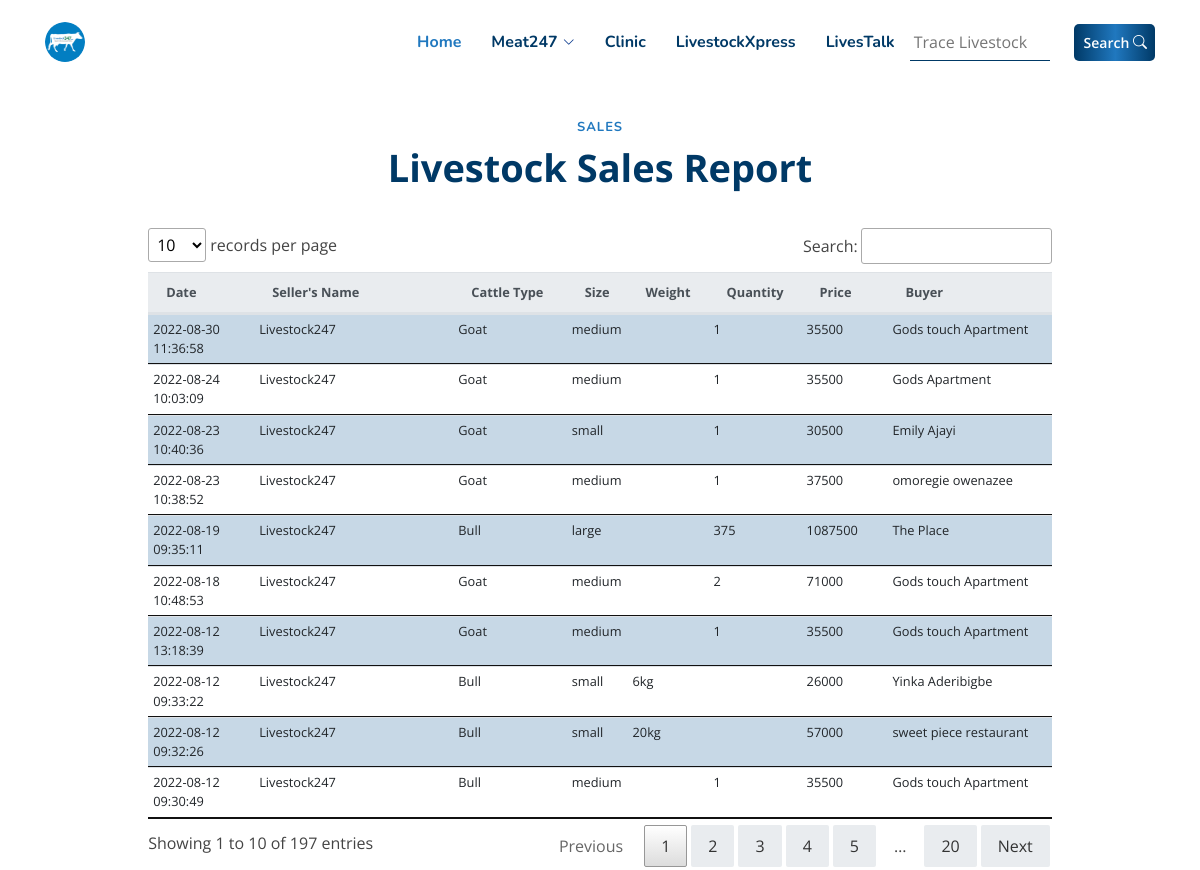
Page /index.php/livestock247/livestock_sales_report on the committed database.
### tables this page shows
CREATE TABLE `livestock_sales` (
  `id` int(11) NOT NULL AUTO_INCREMENT,
  `merchant` varchar(100) NOT NULL,
  `cattle_type` varchar(100) NOT NULL,
  `cattle_size` varchar(100) NOT NULL,
  `price` varchar(100) NOT NULL,
  `buyer` varchar(100) NOT NULL,
  `date` timestamp NOT NULL DEFAULT CURRENT_TIMESTAMP,
  `cattle_weight` varchar(100) DEFAULT NULL,
  `quantity` varchar(100) DEFAULT NULL,
  `facilitator` varchar(255) DEFAULT NULL,
  `location` varchar(255) DEFAULT NULL,
  `feedback` text,
  PRIMARY KEY (`id`)
);

### application/controllers/Livestock247.php (called while the page is built, shortened)
<?php
class Livestock247 extends CI_Controller {
    public function __construct()
    {
		$this->load->helper(array('form', 'url'));
		$this->load->library('form_validation');
		$this->load->library('session');
		$this->load->database();
        $this->load->model('sales_model');
        $this->load->model('news_model');
        $this->load->library('pagination');
    }
public function livestock_sales_report(){
    $this->load->view('includes/head');
    $this->load->view('includes/header');
    $this->load->model('Sales_model');
    $this->load->database();
    $this->load->helper('url');
    $this->load->helper('date');
    $this->load->library('pagination');
    $this->load->library('table');
    $this->load->library('calendar');
    $data['s'] = $this->Sales_model->sales_report();
    $this->load->view('livestock_sales_report.php', $data);
    }
}

### index.php (called while the page is built, shortened)
<?php
require_once BASEPATH.'core/CodeIgniter.php';

### application/models/Sales_model.php (called while the page is built, shortened)
<?php
class Sales_model extends CI_Model
{
	public function sales_report(){
		$this->db->select('*');
		$this->db->from('livestock_sales');
		$query=$this->db->get();
		return $query;
	}
}

### application/views/livestock_sales_report.php (the view, shortened to what this page needs)
<main id="main">
	<section id="values" class="values">
	</section>
	<section id="values" class="values">
	</section>
<div class="container">
	<header class="section-header">
		<h2>Sales</h2>
		<p>Livestock Sales Report</p>
	</header>
<div class="row">
	<div class="col-md-1">
	</div>
<div class="col-md-10">
					<table class="table table-striped"  id="dataTable" >
						<thead class="thead-light">
						<tr class="small">
							<th >
								Date
							</th>
							<th>
								Seller's Name
							</th>
							<th>Cattle Type</th>
							<th>Size</th>
							<th>Weight</th>
							<th>Quantity</th>
							<th>Price</th>
							<th>Buyer</th>
						</tr>
						</thead>
						<tbody>
						<?php
						foreach ($s->result() as $row) {
							?>
							<tr>
								<td class="small"><?php echo $row->date;?></td>
								<td class="small"><?php echo $row->merchant;?></td>
								<td class="small"><?php echo $row->cattle_type;?></td>
								<td class="small"><?php echo $row->cattle_size;?></td>
									<td class="small"><?php echo $row->cattle_weight;?></td>
										<td class="small"><?php echo $row->quantity;?></td>
										<td class="small"><?php echo $row->price;?></td>
											<td class="small"><?php echo $row->buyer;?></td>
							</tr>
						<?php }
						?>
						</tbody>
					</table>
				</div>
			</div>
</div>
</main>

### application/views/includes/head.php (shortened to what this page needs)
<!DOCTYPE html>
<html lang="en">
<head>
	<link href="https://cdnjs.cloudflare.com/ajax/libs/font-awesome/4.7.0/css/font-awesome.min.css" rel="stylesheet">
	<link href="<?php echo base_url('assets/css/font-awesome.min.css')?>" rel="stylesheet">
	<link href="<?php echo base_url('assets/vendor/bootstrap/css/bootstrap.min.css')?>" rel="stylesheet">
	<link href="<?php echo base_url('assets/css/bootstrap.min.css')?>" rel="stylesheet">
	<link rel="stylesheet" href="https://maxcdn.bootstrapcdn.com/bootstrap/4.0.0/css/bootstrap.min.css">
	<link href="<?php echo base_url('assets/vendor/bootstrap-icons/bootstrap-icons.css')?>" rel="stylesheet">
	<link href="<?php echo base_url('assets/vendor/aos/aos.css')?>" rel="stylesheet">
	<link href="<?php echo base_url('assets/vendor/remixicon/remixicon.css')?>" rel="stylesheet">
	<link href="<?php echo base_url('assets/vendor/swiper/swiper-bundle.min.css')?>" rel="stylesheet">
	<link href="<?php echo base_url('assets/vendor/glightbox/css/glightbox.min.css')?>" rel="stylesheet">    <link rel="stylesheet" href="<?php echo base_url('assets/css/bootstrap.min.css')?>">
	<link href="<?php echo base_url('assets/css/index.css')?>" rel="stylesheet">
	<link href="<?php echo base_url('assets/css/custom.css')?>" rel="stylesheet">
	<link href="<?php echo base_url('assets/css/style.css')?>" rel="stylesheet">
	<link href="<?php echo base_url('assets/admin/DataTables/DataTables-1.10.23/css/dataTables.jqueryui.css'); ?>" rel="stylesheet">
</head>
<body>
</body>
</html>

### application/views/includes/header.php (shortened to what this page needs)
<header id="header" class="header fixed-top">
	<div class="container-fluid container-xl d-flex align-items-center justify-content-between">
		<a href="<?php echo site_url();?>" class="logo d-flex align-items-center">
			<img src="<?php echo base_url('assets/images/cow-logo.png') ?>"  alt="">
		</a>
		<nav id="navbar" class="navbar">
			<ul>
				<li><a class="nav-link scrollto active" href="<?php echo site_url();?>">Home</a></li>
				<li class="dropdown"><a href=""><span>Meat247</span> <i class="bi bi-chevron-down"></i></a>
				</li>
				<li><a class="nav-link scrollto" href="https://livestock247.com/clinic">Clinic</a></li>
				<li><a class="nav-link scrollto" href="https://livestock247.com/xpress">LivestockXpress</a></li>
				<li><a class="nav-link scrollto" href="https://livestock247.com/livestalk">LivesTalk</a></li>
				<li>
					<form class="form-inline" action="" method="" target="_blank" id="lnk">
						<div class="input-group">
							<input type="text"   name="userInput" id="userInput"  title="Trace livestock with your animal ID" placeholder=" Trace Livestock" >
							<div class="input-group-append">
								<button  class="get_started" type="submit" aria-hidden="true"  onclick="track()"  >
									Search
									<i class="bi bi-search"></i>
								</button>
							</div>
						</div>
					</form>
				</li>
			</ul>
		</nav>
	</div>
</header>

### assets/css/index.css (style rules this page uses)
* { padding: 0px; margin: 0px; }
html { overflow-x: hidden !important; }
.container { padding: 0 16px; }
.container::after, .row::after { content: ""; clear: both; display: table; }

### assets/css/custom.css (style rules this page uses)
.row:after { content: ""; display: table; clear: both; }

### assets/css/style.css (style rules this page uses)
:root { scroll-behavior: smooth; }
body { font-family: "Open Sans", sans-serif; color: #444444; }
a { color: #003966; text-decoration: none; }
h1, h2, h3, h4, h5, h6 { font-family: "Nunito", sans-serif; }
section { padding: 30px 0; overflow: hidden; }
.section-header { text-align: center; padding-bottom: 40px; }
.section-header h2 { font-size: 13px; letter-spacing: 1px; font-weight: 700; margin: 0; color: #2078BF; text-transform: uppercase; }
.section-header p { margin: 10px 0 0 0; padding: 0; font-size: 38px; line-height: 42px; font-weight: 700; color: #012970; }
.header { transition: all 0.5s; z-index: 997; padding: 20px 0; }
.header .logo { line-height: 0; }
.header .logo img { max-height: 40px; margin-right: 6px; }
.navbar { padding: 0; }
.navbar ul { margin: 0; padding: 0; display: flex; list-style: none; align-items: center; }
.navbar li { position: relative; }
.navbar a, .navbar a:focus { display: flex; align-items: center; justify-content: space-between; padding: 10px 0 10px 30px; font-family: "Nunito", sans-serif; font-size: 16px; font-weight: 700; color: #013289; white-space: nowrap; transition: 0.3s; }
.navbar a i, .navbar a:focus i { font-size: 12px; line-height: 0; margin-left: 5px; }
.navbar a:hover, .navbar .active, .navbar .active:focus, .navbar li:hover > a { color: #2078BF; }
.row { display: -ms-flexbox; display: flex; -ms-flex-wrap: wrap; flex-wrap: wrap; padding: 0 4px; }
li > a > span, li > a.nav-link { color: #003966; }
.active { color: #2078BF !important; }
button { outline:0 !important; padding: 15px !important; }
.bi-search { color:#003966; }
.input-group { margin-left:15px; }
#userInput { background:transparent; color:#003867; border:0; border-bottom:1px solid #003966; width:140px; }
.logo > img { border-radius:100%; }
.section-header > h2 { color:#2078BF !important; }
.section-header > p { color:#003966 !important; text-align:center; }
.content h2, p { text-align: justify; }
.get_started { margin-left: 25px; border-radius: 5px; padding: 8px 8px 8px 10px !important; white-space: nowrap; outline:none; border:none; color: #fff; transition: 0.3s; font-size: 14px; font-weight: 600; background: -webkit-linear-gradient( 90deg , #003966 0%, #2078BF 51%, #003966 100%) !important; background: -moz-linear-gradient( 90deg, #003966 0%, #2078BF 51%, #003966 100%) !important; background: -o-linear-gradient(90deg, #003966 0%, #2078BF 51%, #003966 100%) !important; background: linear-gradient( 90deg , #003966 0%, #2078BF 51%, #003966 100%) !important; }
.get_started > i { color: #fff; }
table { width:100% !important; }
.table-striped tbody tr td { padding: 5px !important; }
.table-striped tbody tr:nth-of-type(odd) { background: rgba(32,120,191,0.2); }

### rows in the picture
livestock_sales: date "2022-08-12 09:30:49", merchant "Livestock247", cattle_type "Bull", cattle_size "medium", quantity "1", price "35500", buyer "Gods touch Apartment"
livestock_sales: date "2022-08-12 09:32:26", merchant "Livestock247", cattle_type "Bull", cattle_size "small", cattle_weight "20kg", price "57000", buyer "sweet piece restaurant"
livestock_sales: date "2022-08-12 09:33:22", merchant "Livestock247", cattle_type "Bull", cattle_size "small", cattle_weight "6kg", price "26000", buyer "Yinka Aderibigbe"
livestock_sales: date "2022-08-12 13:18:39", merchant "Livestock247", cattle_type "Goat", cattle_size "medium", quantity "1", price "35500", buyer "Gods touch Apartment"
livestock_sales: date "2022-08-18 10:48:53", merchant "Livestock247", cattle_type "Goat", cattle_size "medium", quantity "2", price "71000", buyer "Gods touch Apartment"
livestock_sales: date "2022-08-19 09:35:11", merchant "Livestock247", cattle_type "Bull", cattle_size "large", quantity "375", price "1087500", buyer "The Place"
livestock_sales: date "2022-08-23 10:38:52", merchant "Livestock247", cattle_type "Goat", cattle_size "medium", quantity "1", price "37500", buyer "omoregie owenazee"
livestock_sales: date "2022-08-23 10:40:36", merchant "Livestock247", cattle_type "Goat", cattle_size "small", quantity "1", price "30500", buyer "Emily Ajayi"
livestock_sales: date "2022-08-24 10:03:09", merchant "Livestock247", cattle_type "Goat", cattle_size "medium", quantity "1", price "35500", buyer "Gods Apartment"
livestock_sales: date "2022-08-30 11:36:58", merchant "Livestock247", cattle_type "Goat", cattle_size "medium", quantity "1", price "35500", buyer "Gods touch Apartment"
